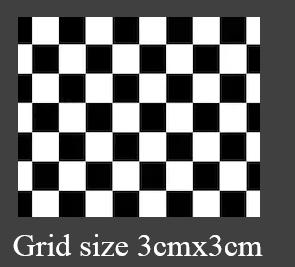
//> input picture Hw1/pic/templet.png, 295 x 267 px
$ ./main   (built with g++ and OpenCV 4)
//> lines starting //> are read from the running program, lines starting //| are printed output that depends on the picture; after the words box and inside, x2 and y2 are one past the last pixel; in counts of white or black regions, pixels touching at a corner belong together
/*
 * 功能：计算图像间的单应性矩阵
 * Created by ZhangTianlin on 2021/9/21.
 */
#include "opencv2/core/core.hpp"
#include "opencv2/highgui/highgui.hpp"
#include "opencv2/opencv.hpp"
#include <iostream>
#include <vector>

using namespace cv;
using namespace std;

int main()
{
    // step 1: 检测棋盘角点
    cv::Size boardSize = cv::Size (6, 9);
    cv::Mat ImageInputTemplet = cv::imread("../pic/templet.png");
//> ImageInputTemplet is the input picture: 267 rows x 295 cols, CV_8UC3; mean B, G, R 108.8, 108.8, 108.8
    cv::Mat ImageInputObject = cv::imread("../pic/left13.jpg");
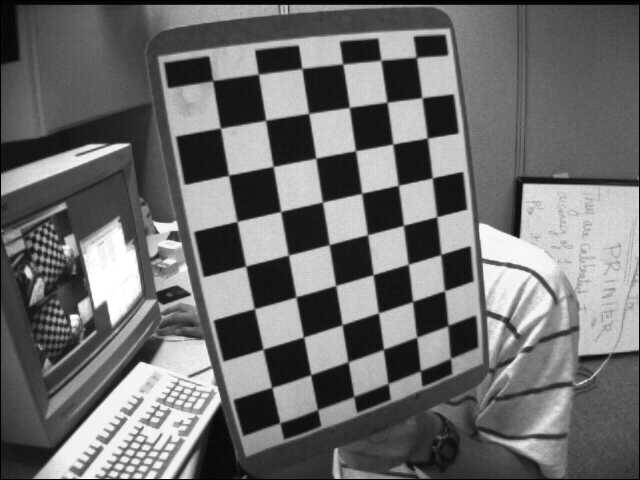
//> input picture Hw1/pic/left13.jpg, 640 x 480 px
//> ImageInputObject is the input picture: 480 rows x 640 cols, CV_8UC3; min 0, max 255, mean 109.9

    vector<cv::Point2f> TempletCornerPoint, ObjectCornerPoint; // 角点

    cv::findChessboardCorners(ImageInputTemplet, boardSize, TempletCornerPoint); //确定角点坐标
//> TempletCornerPoint = 54 Points (x, y), first 12: [31.64, 190.3], [31.61, 160.9], [31.55, 131.8], [31.65, 102.5], [31.64, 73.24], [31.62, 43.85], [58.45, 190.3], [58.54, 160.9], [58.55, 131.8], [58.4, 102.4], [58.42, 73.26], [58.51, 43.86]
    cv::findChessboardCorners(ImageInputObject, boardSize, ObjectCornerPoint);
//> ObjectCornerPoint = 54 Points (x, y), first 12: [212.8, 80.58], [258.3, 74.5], [301.9, 68.39], [342.7, 63.93], [380.2, 59.64], [415.9, 57.58], [220.4, 128.2], [265.8, 120.4], [308.5, 113.8], [349.2, 107.7], [386.7, 102.4], [422.1, 97.78]

    cv::Mat TempletGray, ObjectGray;
    cv::cvtColor(ImageInputTemplet, TempletGray, cv::COLOR_BGR2GRAY);
    cv::cvtColor(ImageInputObject, ObjectGray, cv::COLOR_BGR2GRAY);

    cv::find4QuadCornerSubpix(TempletGray, TempletCornerPoint,
                              cv::Size(5, 5)); //精细化角点坐标
//> TempletCornerPoint = 54 Points (x, y), first 12: [31.79, 190.8], [32, 161.5], [32.5, 132.5], [32, 103], [32.21, 73.79], [32, 44.5], [58.79, 190.8], [59, 161.5], [58.79, 132.2], [59, 103], [59.21, 73.79], [58.7, 44.3]
    cv::find4QuadCornerSubpix(ObjectGray, ObjectCornerPoint,
                              cv::Size(5, 5));
//> ObjectCornerPoint = 54 Points (x, y), first 12: [212.8, 80.58], [258.2, 74.79], [302.5, 68.5], [343.3, 64.72], [380.2, 59.64], [415.9, 57.58], [220.9, 128.4], [266.2, 120.6], [308.9, 114.4], [350, 108], [386.7, 102.4], [422.8, 98.79]

    cv::drawChessboardCorners(TempletGray, boardSize,
                              TempletCornerPoint, true); // 绘制
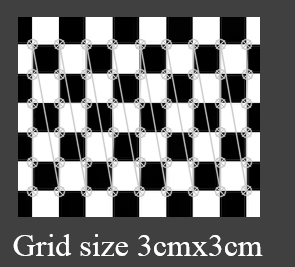
//> TempletGray: 267 rows x 295 cols, CV_8UC1; min 0, max 255, mean 113.8
//    cv::imshow("TempletGrayCorner", TempletGray);
//    cv::waitKey(0);

    cv::drawChessboardCorners(ObjectGray, boardSize,
                              ObjectCornerPoint, true);
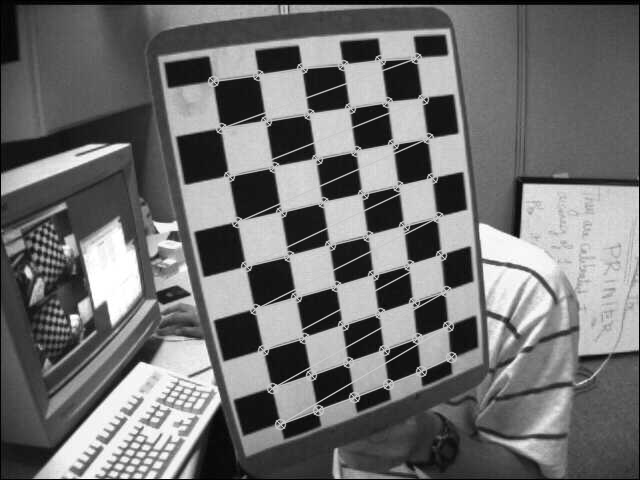
//> ObjectGray: 480 rows x 640 cols, CV_8UC1; min 0, max 255, mean 112.1
//    cv::imshow("ObjectGrayCorner", ObjectGray);
//    cv::waitKey(0);

    // step 2: 测试匹配关系
    // Notes：角点匹配关系已确认，无需构造描述子寻找匹配关系
    for (int i = 0; i < ObjectCornerPoint.size(); i++)
    {
        if(i==2 || i==4)
        {
            cv::circle(TempletGray, TempletCornerPoint[i], 1, cv::Scalar(0, 255, 127), 2, 8, 0);
            cv::circle(ObjectGray, ObjectCornerPoint[i], 1, cv::Scalar(0, 255, 127), 2, 8, 0);
        }
    }
//> this loop made 54 passes
//> TempletGray: 267 rows x 295 cols, CV_8UC1; 0.05% of pixels changed, all inside (x1, y1, x2, y2) = (30, 72, 35, 135)
//> ObjectGray: 480 rows x 640 cols, CV_8UC1; 42 pixels changed, all inside (x1, y1, x2, y2) = (300, 58, 383, 71)
// [7 lines of commented-out code are left out]
    Mat homograpy_matrix;
    homograpy_matrix = cv::findHomography(TempletCornerPoint, ObjectCornerPoint,
                                          cv::RANSAC, 3, cv::noArray(),
                                          2000, 0.99);
//> homograpy_matrix = [[0.476, -1.61, 467.6], [1.66, 0.0938, -6.25], [0.000723, -0.000979, 1]]

    cout<<"homograpy_matrix is"<<endl<<homograpy_matrix<<endl;
//| homograpy_matrix is
//| [0.4760868557969028, -1.614340171440143, 467.5774899581136;
//|  1.664527239833148, 0.09384543672499744, -6.253558495543502;
//|  0.0007225981064630647, -0.0009786871456339457, 1]
    return 0;
}
